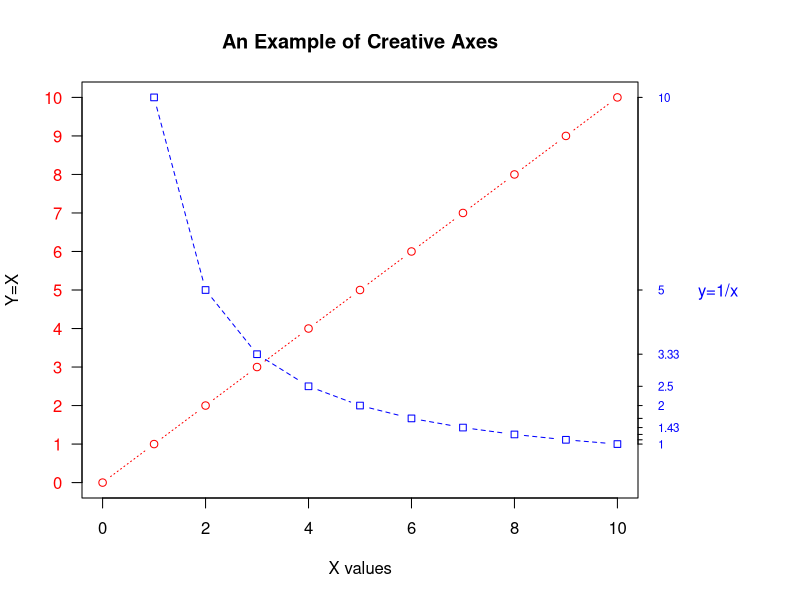

Generate this figure with R:
# A Silly Axis Example

# specify the data 
x <- c(0:10); y <- x; z <- 10/x

# create extra margin room on the right for an axis 
par(mar=c(5, 4, 4, 8) + 0.1)

# plot x vs. y 
plot(x, y,type="b", pch=21, col="red", 
     yaxt="n", lty=3, xlab="", ylab="")

# add x vs. 1/x 
lines(x, z, type="b", pch=22, col="blue", lty=2)

# draw an axis on the left 
axis(2, at=x, labels=x, col.axis="red", las=2)

# draw an axis on the right, with smaller text and ticks 
axis(4, at=z, labels=round(z,digits=2),
     col.axis="blue", las=2, cex.axis=0.7, tck=-.01)

# add a title for the right axis 
mtext("y=1/x", side=4, line=3, cex.lab=1,las=2, col="blue")

# add a main title and bottom and left axis labels 
title("An Example of Creative Axes", xlab="X values",
      ylab="Y=X")